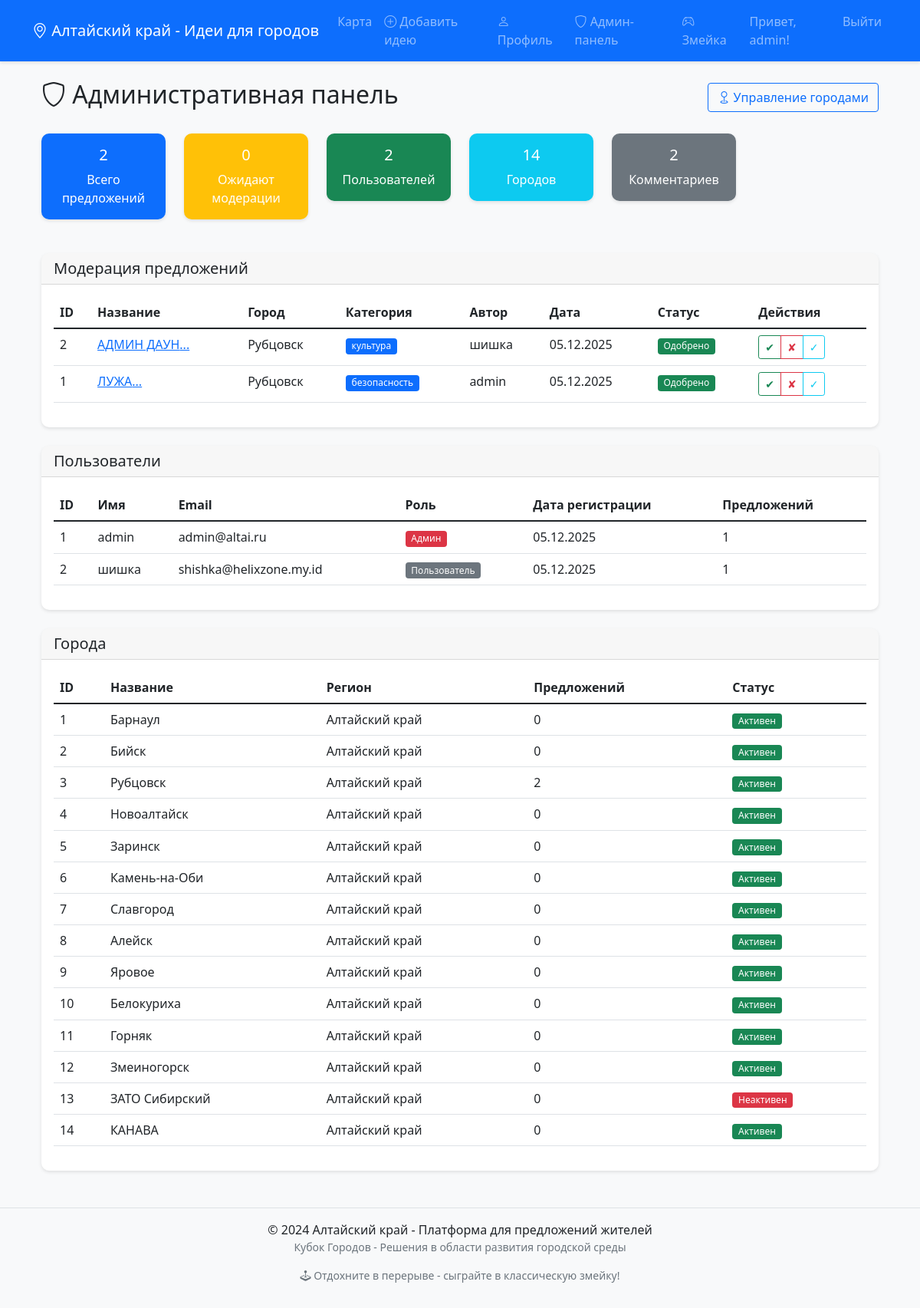
The page /admin (signed in) on the database its author committed.
### models.py (models this page shows)
class User(UserMixin, db.Model):
    id = db.Column(db.Integer, primary_key=True)
    username = db.Column(db.String(80), unique=True, nullable=False)
    email = db.Column(db.String(120), unique=True, nullable=False)
    password = db.Column(db.String(200), nullable=False)
    is_admin = db.Column(db.Boolean, default=False)
    created_at = db.Column(db.DateTime, default=datetime.utcnow)
    followed_cities = db.relationship('City', secondary=user_cities,
                                      backref=db.backref('followers', lazy=True))
    proposals = db.relationship('CityPoint', backref='author', lazy=True)
    votes = db.relationship('Vote', backref='voter', lazy=True)
    comments = db.relationship('Comment', backref='author', lazy=True)

class CityPoint(db.Model):
    id = db.Column(db.Integer, primary_key=True)
    title = db.Column(db.String(200), nullable=False)
    description = db.Column(db.Text, nullable=False)
    category = db.Column(db.String(50), nullable=False)
    latitude = db.Column(db.Float, nullable=False)
    longitude = db.Column(db.Float, nullable=False)
    created_at = db.Column(db.DateTime, default=datetime.utcnow)
    status = db.Column(db.String(20), default='pending')
    address = db.Column(db.String(300))
    user_id = db.Column(db.Integer, db.ForeignKey('user.id'), nullable=False)
    city_id = db.Column(db.Integer, db.ForeignKey('city.id'), nullable=False)
    images = db.relationship('PointImage', backref='point', lazy=True, cascade='all, delete-orphan')
    votes = db.relationship('Vote', backref='point', lazy=True, cascade='all, delete-orphan')
    comments = db.relationship('Comment', backref='point', lazy=True, cascade='all, delete-orphan')

class City(db.Model):
    id = db.Column(db.Integer, primary_key=True)
    name = db.Column(db.String(100), unique=True, nullable=False)
    region = db.Column(db.String(100), default='Алтайский край')
    latitude = db.Column(db.Float, nullable=False)
    longitude = db.Column(db.Float, nullable=False)
    zoom_level = db.Column(db.Integer, default=12)
    is_active = db.Column(db.Boolean, default=True)
    created_at = db.Column(db.DateTime, default=datetime.utcnow)
    points = db.relationship('CityPoint', backref='city', lazy=True)

### app.py (the view)
@app.route('/admin')
@login_required
def admin():
    if not current_user.is_admin:
        return redirect(url_for('index'))
    points = CityPoint.query.order_by(CityPoint.created_at.desc()).all()
    users = User.query.all()
    cities = City.query.all()
    stats = {
        'total_points': CityPoint.query.count(),
        'pending_points': CityPoint.query.filter_by(status='pending').count(),
        'total_users': User.query.count(),
        'total_cities': City.query.count(),
        'total_comments': Comment.query.count()
    }
    return render_template('admin.html',
                           points=points,
                           users=users,
                           cities=cities,
                           stats=stats)

### app.py (called while the page is built)
@login_manager.user_loader
def load_user(user_id):
    return User.query.get(int(user_id))

### templates/admin.html (shortened to what this page needs)
{% extends "base.html" %}
{% block content %}
<div class="container-fluid">
    <div class="d-flex justify-content-between align-items-center mb-4">
        <h2><i class="bi bi-shield"></i> Административная панель</h2>
        <div>
            <a href="{{ url_for('admin_cities') }}" class="btn btn-outline-primary">
                <i class="bi bi-geo"></i> Управление городами
            </a>
        </div>
    </div>
    <div class="row mb-4">
        <div class="col-md-2">
            <div class="card text-white bg-primary">
                <div class="card-body text-center">
                    <h5 class="card-title">{{ stats.total_points }}</h5>
                    <p class="card-text">Всего предложений</p>
                </div>
            </div>
        </div>
        <div class="col-md-2">
            <div class="card text-white bg-warning">
                <div class="card-body text-center">
                    <h5 class="card-title">{{ stats.pending_points }}</h5>
                    <p class="card-text">Ожидают модерации</p>
                </div>
            </div>
        </div>
        <div class="col-md-2">
            <div class="card text-white bg-success">
                <div class="card-body text-center">
                    <h5 class="card-title">{{ stats.total_users }}</h5>
                    <p class="card-text">Пользователей</p>
                </div>
            </div>
        </div>
        <div class="col-md-2">
            <div class="card text-white bg-info">
                <div class="card-body text-center">
                    <h5 class="card-title">{{ stats.total_cities }}</h5>
                    <p class="card-text">Городов</p>
                </div>
            </div>
        </div>
        <div class="col-md-2">
            <div class="card text-white bg-secondary">
                <div class="card-body text-center">
                    <h5 class="card-title">{{ stats.total_comments }}</h5>
                    <p class="card-text">Комментариев</p>
                </div>
            </div>
        </div>
    </div>
    <div class="card mb-4">
        <div class="card-header">
            <h5 class="mb-0">Модерация предложений</h5>
        </div>
        <div class="card-body">
            <div class="table-responsive">
                <table class="table table-hover">
                    <thead>
                        <tr>
                            <th>ID</th>
                            <th>Название</th>
                            <th>Город</th>
                            <th>Категория</th>
                            <th>Автор</th>
                            <th>Дата</th>
                            <th>Статус</th>
                            <th>Действия</th>
                        </tr>
                    </thead>
                    <tbody>
                        {% for point in points %}
                        <tr>
                            <td>{{ point.id }}</td>
                            <td>
                                <a href="{{ url_for('point_detail', point_id=point.id) }}">
                                    {{ point.title[:50] }}...
                                </a>
                            </td>
                            <td>{{ point.city.name }}</td>
                            <td>
                                <span class="badge bg-primary">{{ point.category }}</span>
                            </td>
                            <td>{{ point.author.username }}</td>
                            <td>{{ point.created_at.strftime('%d.%m.%Y') }}</td>
                            <td>
                                <span class="badge bg-{{
                                    'warning' if point.status == 'pending'
                                    else 'success' if point.status == 'approved'
                                    else 'danger' if point.status == 'rejected'
                                    else 'info'
                                }}">
                                    {{
                                        'На рассмотрении' if point.status == 'pending'
                                        else 'Одобрено' if point.status == 'approved'
                                        else 'Отклонено' if point.status == 'rejected'
                                        else 'Завершено'
                                    }}
                                </span>
                            </td>
                            <td>
                                <div class="btn-group btn-group-sm">
                                    <button class="btn btn-outline-success"
                                            onclick="updateStatus({{ point.id }}, 'approved')">
                                        ✔
                                    </button>
                                    <button class="btn btn-outline-danger"
                                            onclick="updateStatus({{ point.id }}, 'rejected')">
                                        ✘
                                    </button>
                                    <button class="btn btn-outline-info"
                                            onclick="updateStatus({{ point.id }}, 'completed')">
                                        ✓
                                    </button>
                                </div>
                            </td>
                        </tr>
                        {% endfor %}
                    </tbody>
                </table>
            </div>
        </div>
    </div>
    <div class="card mb-4">
        <div class="card-header">
            <h5 class="mb-0">Пользователи</h5>
        </div>
        <div class="card-body">
            <div class="table-responsive">
                <table class="table table-hover">
                    <thead>
                        <tr>
                            <th>ID</th>
                            <th>Имя</th>
                            <th>Email</th>
                            <th>Роль</th>
                            <th>Дата регистрации</th>
                            <th>Предложений</th>
                        </tr>
                    </thead>
                    <tbody>
                        {% for user in users %}
                        <tr>
                            <td>{{ user.id }}</td>
                            <td>{{ user.username }}</td>
                            <td>{{ user.email }}</td>
                            <td>
                                {% if user.is_admin %}
                                <span class="badge bg-danger">Админ</span>
                                {% else %}
                                <span class="badge bg-secondary">Пользователь</span>
                                {% endif %}
                            </td>
                            <td>{{ user.created_at.strftime('%d.%m.%Y') }}</td>
                            <td>{{ user.proposals|length }}</td>
                        </tr>
                        {% endfor %}
                    </tbody>
                </table>
            </div>
        </div>
    </div>
    <div class="card">
        <div class="card-header">
            <h5 class="mb-0">Города</h5>
        </div>
        <div class="card-body">
            <div class="table-responsive">
                <table class="table table-hover">
                    <thead>
                        <tr>
                            <th>ID</th>
                            <th>Название</th>
                            <th>Регион</th>
                            <th>Предложений</th>
                            <th>Статус</th>
                        </tr>
                    </thead>
                    <tbody>
                        {% for city in cities %}
                        <tr>
                            <td>{{ city.id }}</td>
                            <td>{{ city.name }}</td>
                            <td>{{ city.region }}</td>
                            <td>{{ city.points|length }}</td>
                            <td>
                                {% if city.is_active %}
                                <span class="badge bg-success">Активен</span>
                                {% else %}
                                <span class="badge bg-danger">Неактивен</span>
                                {% endif %}
                            </td>
                        </tr>
                        {% endfor %}
                    </tbody>
                </table>
            </div>
        </div>
    </div>
</div>
{% endblock %}

### templates/base.html (shortened to what this page needs)
<!DOCTYPE html>
<html lang="ru">
<head>
    <link href="https://cdn.jsdelivr.net/npm/bootstrap@5.1.3/dist/css/bootstrap.min.css" rel="stylesheet">
    <link rel="stylesheet" href="https://cdn.jsdelivr.net/npm/bootstrap-icons@1.8.1/font/bootstrap-icons.css">
</head>
<body>
    <nav class="navbar navbar-expand-lg navbar-dark bg-primary">
        <div class="container">
            <a class="navbar-brand" href="{{ url_for('index') }}">
                <i class="bi bi-geo-alt"></i> Алтайский край - Идеи для городов
            </a>
            <div class="collapse navbar-collapse" id="navbarNav">
                <ul class="navbar-nav me-auto">
                    <li class="nav-item">
                        <a class="nav-link" href="{{ url_for('index') }}">Карта</a>
                    </li>
                    {% if current_user.is_authenticated %}
                    <li class="nav-item">
                        <a class="nav-link" href="{{ url_for('add_point') }}">
                            <i class="bi bi-plus-circle"></i> Добавить идею
                        </a>
                    </li>
                    <li class="nav-item">
                        <a class="nav-link" href="{{ url_for('profile') }}">
                            <i class="bi bi-person"></i> Профиль
                        </a>
                    </li>
                    {% if current_user.is_admin %}
                    <li class="nav-item">
                        <a class="nav-link" href="{{ url_for('admin') }}">
                            <i class="bi bi-shield"></i> Админ-панель
                        </a>
                    </li>
                    {% endif %}
                    {% endif %}
                    <li class="nav-item">
                        <a class="nav-link" href="{{ url_for('snake_game') }}">
                            <i class="bi bi-controller"></i> Змейка
                        </a>
                    </li>
                </ul>
                <ul class="navbar-nav">
                    {% if current_user.is_authenticated %}
                    <li class="nav-item">
                        <span class="nav-link">Привет, {{ current_user.username }}!</span>
                    </li>
                    <li class="nav-item">
                        <a class="nav-link" href="{{ url_for('logout') }}">Выйти</a>
                    </li>
                    {% endif %}
                </ul>
            </div>
        </div>
    </nav>
    <div class="container mt-4">
        {% block content %}{% endblock %}
    </div>
    <footer class="mt-5 py-3 bg-light border-top">
        <div class="container text-center">
            <p class="mb-0">&copy; 2024 Алтайский край - Платформа для предложений жителей</p>
            <p class="text-muted small">Кубок Городов - Решения в области развития городской среды</p>
            <p class="small text-muted mt-2">
                <i class="bi bi-joystick"></i> Отдохните в перерыве - сыграйте в классическую змейку!
            </p>
        </div>
    </footer>
</body>
</html>

### templates/base.html (style rules this page uses)
body { font-family: 'Segoe UI', Tahoma, Geneva, Verdana, sans-serif; background-color: #f8f9fa; }
.navbar { box-shadow: 0 2px 4px rgba(0,0,0,0.1); }
.card { box-shadow: 0 2px 4px rgba(0,0,0,0.1); border: none; margin-bottom: 20px; border-radius: 10px; }
.card-header { border-radius: 10px 10px 0 0 !important; }
.badge { font-weight: normal; }
footer { margin-top: 50px; }

### rows shown on the page
User: username "admin", id "1", email "admin@altai.ru", is_admin "Админ", created_at "05.12.2025", proposals|length "1"
CityPoint: id "2", title "АДМИН ДАУН", city.name "Рубцовск", category "культура", author.username "шишка", created_at "05.12.2025", status "Одобрено"
CityPoint: id "1", title "ЛУЖА", city.name "Рубцовск", category "безопасность", author.username "admin", created_at "05.12.2025", status "Одобрено"
User: id "2", username "шишка", email "shishka@helixzone.my.id", is_admin "Пользователь", created_at "05.12.2025", proposals|length "1"
City: id "1", name "Барнаул", region "Алтайский край", points|length "0", is_active "Активен"
City: id "2", name "Бийск", region "Алтайский край", points|length "0", is_active "Активен"
City: id "3", name "Рубцовск", region "Алтайский край", points|length "2", is_active "Активен"
City: id "4", name "Новоалтайск", region "Алтайский край", points|length "0", is_active "Активен"
City: id "5", name "Заринск", region "Алтайский край", points|length "0", is_active "Активен"
City: id "6", name "Камень-на-Оби", region "Алтайский край", points|length "0", is_active "Активен"
City: id "7", name "Славгород", region "Алтайский край", points|length "0", is_active "Активен"
City: id "8", name "Алейск", region "Алтайский край", points|length "0", is_active "Активен"
City: id "9", name "Яровое", region "Алтайский край", points|length "0", is_active "Активен"
City: id "10", name "Белокуриха", region "Алтайский край", points|length "0", is_active "Активен"
City: id "11", name "Горняк", region "Алтайский край", points|length "0", is_active "Активен"
City: id "12", name "Змеиногорск", region "Алтайский край", points|length "0", is_active "Активен"
City: id "13", name "ЗАТО Сибирский", region "Алтайский край", points|length "0", is_active "Неактивен"
City: id "14", name "КАНАВА", region "Алтайский край", points|length "0", is_active "Активен"

### other values the page prints
{{ stats.total_points }} "2"
{{ stats.pending_points }} "0"
{{ stats.total_users }} "2"
{{ stats.total_cities }} "14"
{{ stats.total_comments }} "2"
